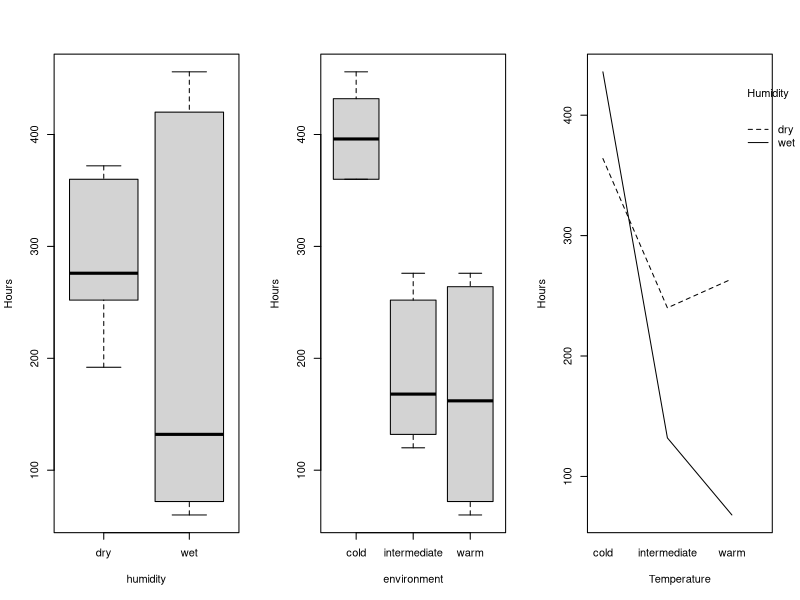
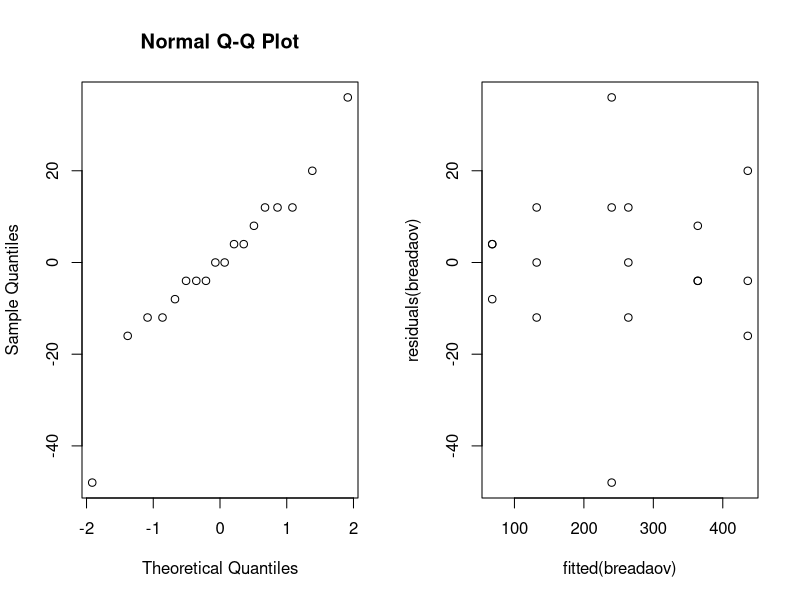
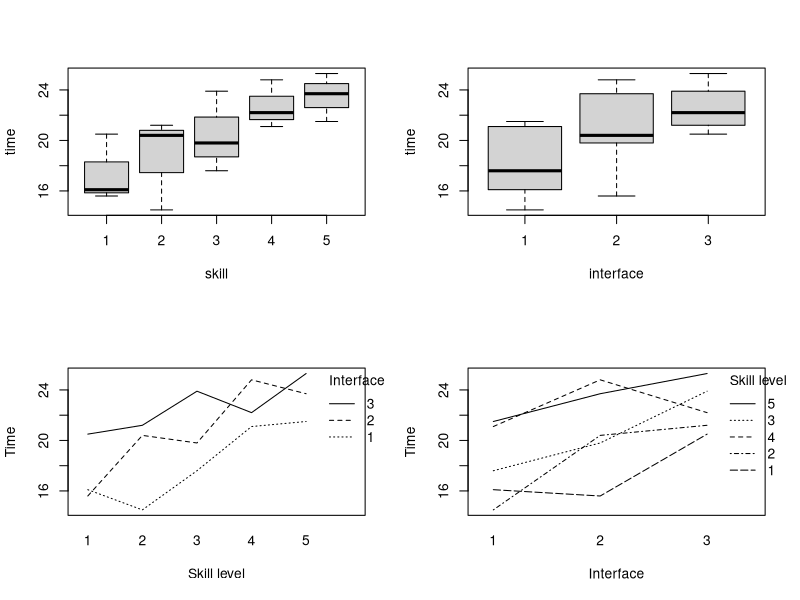
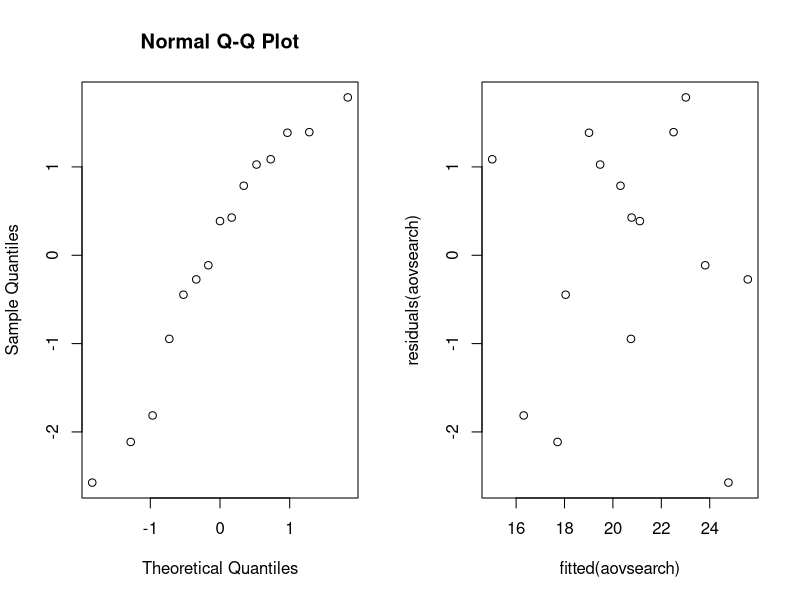
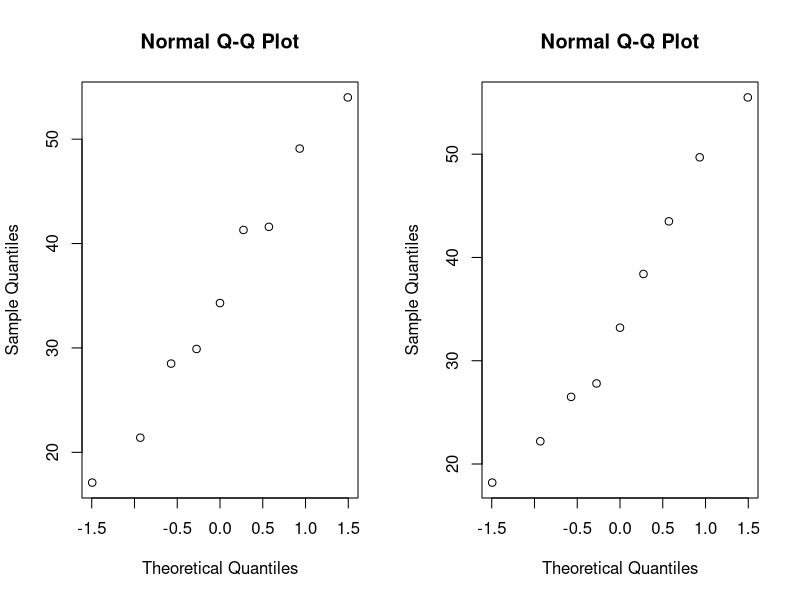
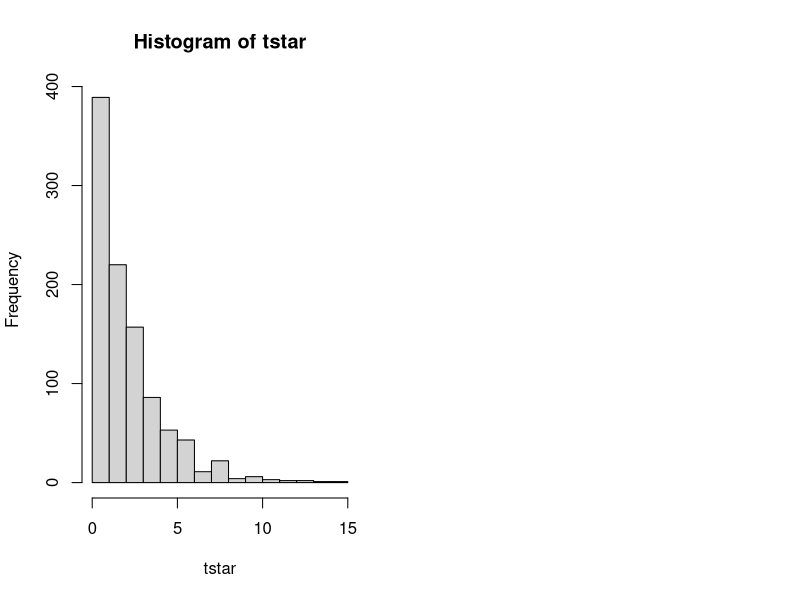
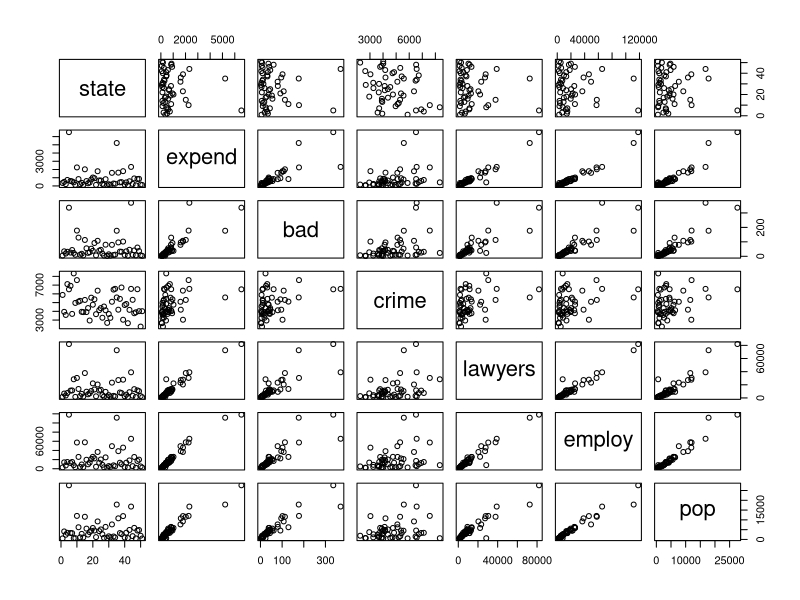
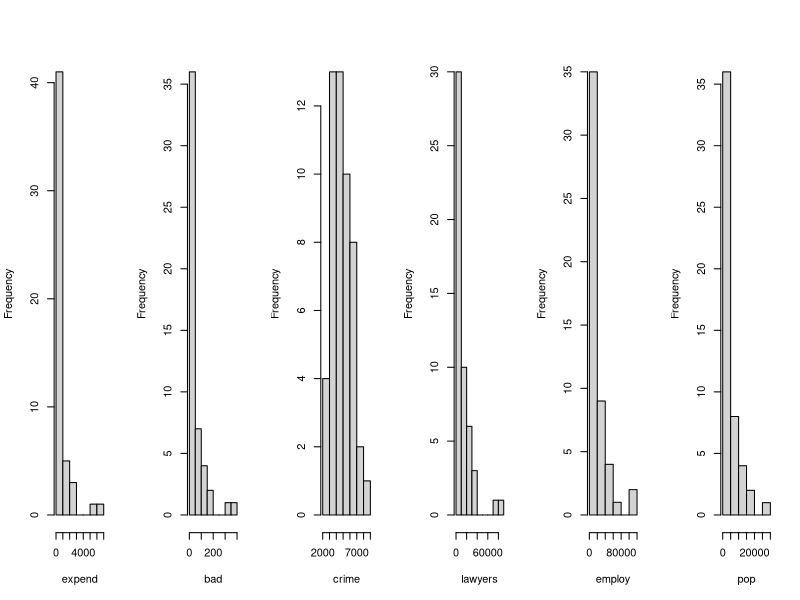

These figures' R source, in order:
## ---- chunk 1
knitr::opts_chunk$set(echo = FALSE)
knitr::opts_chunk$set(fig.width=8, fig.height=4) 
## ---- chunk 2
bread = read.table("bread.txt", header = TRUE)
par(mfrow=c(1,3))
boxplot(hours ~ humidity, data = bread, ylab = "Hours")
boxplot(hours ~ environment, data = bread, ylab = "Hours")
interaction.plot(bread$environment, bread$humidity, bread$hours, xlab = "Temperature", ylab = "Hours", trace.label = "Humidity")
## ---- chunk 3
breadaov=lm(hours~humidity*environment, data = bread); 
anova(breadaov)
## ---- chunk 4
summary(breadaov)$coefficients
## ---- chunk 5
par(mfrow=c(1,2))
qqnorm(residuals(breadaov))
plot(fitted(breadaov),residuals(breadaov))
## ---- chunk 6
search = read.table("search.txt", header = TRUE)
par(mfrow=c(2,2))
boxplot(time~skill, data=search)
boxplot(time~interface, data=search)
interaction.plot(search$skill,search$interface, search$time, xlab = "Skill level", ylab = "Time", trace.label = "Interface")
interaction.plot(search$interface,search$skill, search$time, xlab = "Interface", ylab = "Time", trace.label = "Skill level")
## ---- chunk 7
search$skill = factor(search$skill)
search$interface = factor(search$interface)
aovsearch=lm(time~interface+skill, data=search)
anova(aovsearch)
summary(aovsearch)
## ---- chunk 8
par(mfrow=c(1,2))
qqnorm(residuals(aovsearch))
plot(fitted(aovsearch),residuals(aovsearch))
## ---- chunk 9
friedman.test(search$time,search$interface,search$skill)
## ---- chunk 10
aovsearch2=lm(time~interface, data=search)
anova(aovsearch2)
## ---- chunk 11
cow = read.table("cow.txt", header = TRUE);
#There are two factors that influence the milk production
mm = subset(cow, treatment=="A")["milk"]
sf = subset(cow, treatment=="B")["milk"]
mm1 = as.numeric(unlist(mm))
sf1 = as.numeric(unlist(sf))
par(mfrow=c(1,2))
qqnorm(mm1); qqnorm(sf1)
cow$id = factor(cow$id); cow$per = factor(cow$per)
cowanova = lm(milk~id+per+treatment,data = cow)
anova(cowanova)
summary(cowanova)
## ---- chunk 12
library(lme4)
cow$order=factor(cow$order)
cowlmer = lmer(milk~treatment+order+per+(1|id), data=cow, REML = FALSE)
summary(cowlmer)
## ---- chunk 13
cowlmerTreatment = lmer(milk~order+per+(1|id), data=cow, REML = FALSE)
anova(cowlmerTreatment, cowlmer)
cowlmerOrder = lmer(milk~treatment+per+(1|id), data=cow, REML = FALSE)
anova(cowlmerOrder, cowlmer)
cowlmerPer = lmer(milk~treatment+order+(1|id), data=cow, REML = FALSE)
anova(cowlmerPer, cowlmer)
## ---- chunk 14
attach(cow)
t.test(milk[treatment=="A"],milk[treatment=="B"],paired=TRUE)
## ---- chunk 15
data=read.table("nauseatable.txt",header=TRUE)
nausea=c(rep(0,times=100),rep(1,times=52),rep(0,times=32),rep(1,times=35),rep(0,times=48),
  rep(1,times=37))
medicine=c(rep("Chlorpromazine",times=152),rep("Pentobarbital (100mg)",times=67),
  rep("Pentobarbital (150mg)",times=85))
patientdata=data.frame(nausea,medicine)
xtabs(~medicine+nausea,data=patientdata)
## ---- chunk 16
medication=factor(patientdata$medicine)
B=1000
tstar=numeric(B)
for (i in 1:B) {
  patientstar=sample(medication) # permute medicine lables
  tstar[i] = chisq.test(xtabs(~patientstar+patientdata$nausea))[[1]] }
hist(tstar)
test_statistic=chisq.test(xtabs(~patientdata$medicine+patientdata$nausea))[[1]]
pl=sum(tstar<test_statistic)/B;pl
pr=sum(tstar>test_statistic)/B;pr
## ---- chunk 17
chisq.test(xtabs(~patientdata$medicine+patientdata$nausea))
## ---- chunk 18
data=read.table(file="expensescrime.txt",header=TRUE)
plot(data)
## ---- chunk 19
par(mfrow=c(1,ncol(data)-1)) # minus the state column
for (i in 2:ncol(data)) hist(data[,i],xlab=names(data)[i],main=NULL)
## ---- chunk 20
par(mfrow=c(1,ncol(data)-1)) # minus the state column
for (i in 2:ncol(data)) boxplot(data[,i],main=names(data)[i])
## ---- chunk 21
par(mfrow=c(1,5))
plot(data$bad, data$expend,xlab="bad",ylab="expend");abline(lm(expend ~ bad, data=data))
plot(data$crime, data$expend,xlab="crime",ylab="expend");abline(lm(expend ~ crime, data=data))
plot(data$lawyers, data$expend,xlab="lawyers",ylab="expend");abline(lm(expend ~ lawyers, data=data))
plot(data$employ, data$expend,xlab="employ",ylab="expend");abline(lm(expend ~ employ, data=data))
plot(data$pop, data$expend,xlab="pop",ylab="expend");abline(lm(expend ~ pop, data=data))
## ---- chunk 22
round(cor(data[,3:7]),2) # exclude state and expend
## ---- chunk 23
# Round 1
summary(lm(expend~bad,data=data))
summary(lm(expend~crime,data=data))
summary(lm(expend~lawyers,data=data))
summary(lm(expend~employ,data=data))
summary(lm(expend~pop,data=data))
# Round 2
summary(lm(expend~employ+bad,data=data))
summary(lm(expend~employ+crime,data=data))
summary(lm(expend~employ+lawyers,data=data))
summary(lm(expend~employ+pop,data=data))
# Round 3
summary(lm(expend~employ+lawyers+bad,data=data))
summary(lm(expend~employ+lawyers+crime,data=data))
summary(lm(expend~employ+lawyers+pop,data=data))
## ---- chunk 24
summary(lm(expend~bad+crime+lawyers+employ+pop,data=data))
summary(lm(expend~bad+lawyers+employ+pop,data=data))
summary(lm(expend~bad+lawyers+employ,data=data))
summary(lm(expend~lawyers+employ, data=data))
## ---- chunk 25
expendlm = lm(expend~crime+employ,data=data)
par(mfrow=c(2,4))
#2 Scatter plot of residuals against each Xk in the model separately.
plot(residuals(expendlm),data[,4],xlab="residuals",ylab="crime")
plot(residuals(expendlm),data[,6],xlab="residuals",ylab="employ")
#4 Scatter plot of residuals against each Xk not in the model separately
plot(residuals(expendlm),data[,3],xlab="residuals",ylab="bad")
plot(residuals(expendlm),data[,5],xlab="residuals",ylab="lawyers")
plot(residuals(expendlm),data[,7],xlab="residuals",ylab="pop")
#5 Scatterplot of residuals against Y and Y^
plot(residuals(expendlm),data[,2],xlab="residuals",ylab="expend")
plot(residuals(expendlm),fitted(expendlm),xlab="residuals",ylab="fitted model")

par(mfrow=c(2,3))
#3 Added variable plot of residuals of Xj against residuals of Y with omitted Xj
x = residuals(lm(bad~employ+crime,data=data))
y = residuals(lm(expend~employ+crime,data=data))
plot(x,y,main="Added variable plot for bad")
x = residuals(lm(crime~bad+lawyers+pop,data=data))
y = residuals(lm(expend~bad+lawyers+pop,data=data))
plot(x,y,main="Added variable plot for crime")
x = residuals(lm(lawyers~employ+crime,data=data))
y = residuals(lm(expend~employ+crime,data=data))
plot(x,y,main="Added variable plot for lawyers")
x = residuals(lm(employ~bad+lawyers+pop,data=data))
y = residuals(lm(expend~bad+lawyers+pop,data=data))
plot(x,y,main="Added variable plot for employ")
x = residuals(lm(pop~employ+crime,data=data))
y = residuals(lm(expend~employ+crime,data=data))
plot(x,y,main="Added variable plot for pop")

#6 normal QQ-plot of the residuals and Shapiro-Wilk's method
qqnorm(residuals(expendlm))
#shapiro.test(residuals(expendlm))
